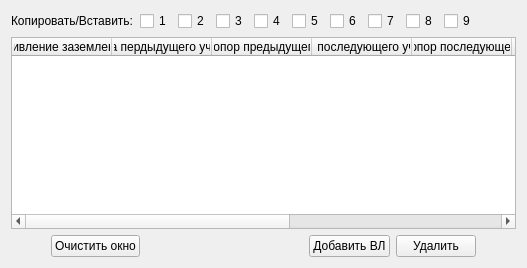
       <widget class="QWidget" name="Zvl_list">
        <attribute name="title">
         <string>Заземление тросов опор ВВЛ</string>
        </attribute>
        <layout class="QGridLayout" name="gridLayout_5">
         <item row="2" column="0">
          <layout class="QHBoxLayout" name="horizontalLayout_6" stretch="0,0,1,0,0,0">
           <item>
            <spacer name="horizontalSpacer_28">
             <property name="orientation">
              <enum>Qt::Horizontal</enum>
             </property>
             <property name="sizeHint" stdset="0">
              <size>
               <width>40</width>
               <height>20</height>
              </size>
             </property>
            </spacer>
           </item>
           <item>
            <widget class="QPushButton" name="btn_5_clear">
             <property name="text">
              <string>Очистить окно</string>
             </property>
            </widget>
           </item>
           <item>
            <spacer name="horizontalSpacer_11">
             <property name="orientation">
              <enum>Qt::Horizontal</enum>
             </property>
             <property name="sizeHint" stdset="0">
              <size>
               <width>40</width>
               <height>20</height>
              </size>
             </property>
            </spacer>
           </item>
           <item>
            <widget class="QPushButton" name="btn_5_new">
             <property name="text">
              <string>Добавить ВЛ</string>
             </property>
            </widget>
           </item>
           <item>
            <widget class="QPushButton" name="btn_5_del">
             <property name="text">
              <string>Удалить</string>
             </property>
            </widget>
           </item>
           <item>
            <spacer name="horizontalSpacer_12">
             <property name="orientation">
              <enum>Qt::Horizontal</enum>
             </property>
             <property name="sizeHint" stdset="0">
              <size>
               <width>40</width>
               <height>20</height>
              </size>
             </property>
            </spacer>
           </item>
          </layout>
         </item>
         <item row="1" column="0">
          <widget class="QTableWidget" name="table_Zvl">
           <column>
            <property name="text">
             <string>Сопротивление заземления, Ом</string>
            </property>
           </column>
           <column>
            <property name="text">
             <string>Длина пердыдущего участка</string>
            </property>
           </column>
           <column>
            <property name="text">
             <string>Кол. опор предыдущего уч.</string>
            </property>
           </column>
           <column>
            <property name="text">
             <string>Длина последующего участка</string>
            </property>
           </column>
           <column>
            <property name="text">
             <string>Кол. опор последующего уч.</string>
            </property>
           </column>
           <column>
            <property name="text">
             <string>Фазировка</string>
            </property>
           </column>
           <column>
            <property name="text">
             <string>Тип опор</string>
            </property>
           </column>
           <column>
            <property name="text">
             <string>Марка тросса №1</string>
            </property>
           </column>
           <column>
            <property name="text">
             <string>Марка тросса №2</string>
            </property>
           </column>
          </widget>
         </item>
         <item row="0" column="0">
          <layout class="QHBoxLayout" name="horizontalLayout_37">
           <item>
            <widget class="QLabel" name="label_29">
             <property name="text">
              <string>Копировать/Вставить:</string>
             </property>
            </widget>
           </item>
           <item>
            <widget class="QCheckBox" name="ch_5_1">
             <property name="text">
              <string>1</string>
             </property>
            </widget>
           </item>
           <item>
            <widget class="QCheckBox" name="ch_5_2">
             <property name="text">
              <string>2</string>
             </property>
            </widget>
           </item>
           <item>
            <widget class="QCheckBox" name="ch_5_3">
             <property name="text">
              <string>3</string>
             </property>
            </widget>
           </item>
           <item>
            <widget class="QCheckBox" name="ch_5_4">
             <property name="text">
              <string>4</string>
             </property>
            </widget>
           </item>
           <item>
            <widget class="QCheckBox" name="ch_5_5">
             <property name="text">
              <string>5</string>
             </property>
            </widget>
           </item>
           <item>
            <widget class="QCheckBox" name="ch_5_6">
             <property name="text">
              <string>6</string>
             </property>
            </widget>
           </item>
           <item>
            <widget class="QCheckBox" name="ch_5_7">
             <property name="text">
              <string>7</string>
             </property>
            </widget>
           </item>
           <item>
            <widget class="QCheckBox" name="ch_5_8">
             <property name="text">
              <string>8</string>
             </property>
            </widget>
           </item>
           <item>
            <widget class="QCheckBox" name="ch_5_9">
             <property name="text">
              <string>9</string>
             </property>
            </widget>
           </item>
           <item>
            <spacer name="horizontalSpacer_53">
             <property name="orientation">
              <enum>Qt::Horizontal</enum>
             </property>
             <property name="sizeHint" stdset="0">
              <size>
               <width>40</width>
               <height>20</height>
              </size>
             </property>
            </spacer>
           </item>
          </layout>
         </item>
        </layout>
       </widget>
